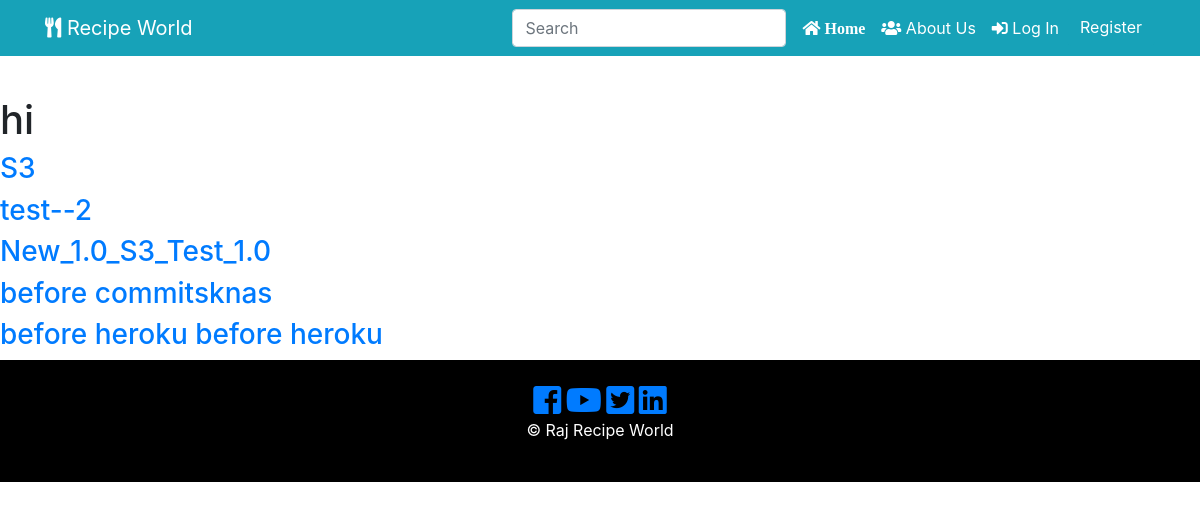
Before: /search with the older database file.
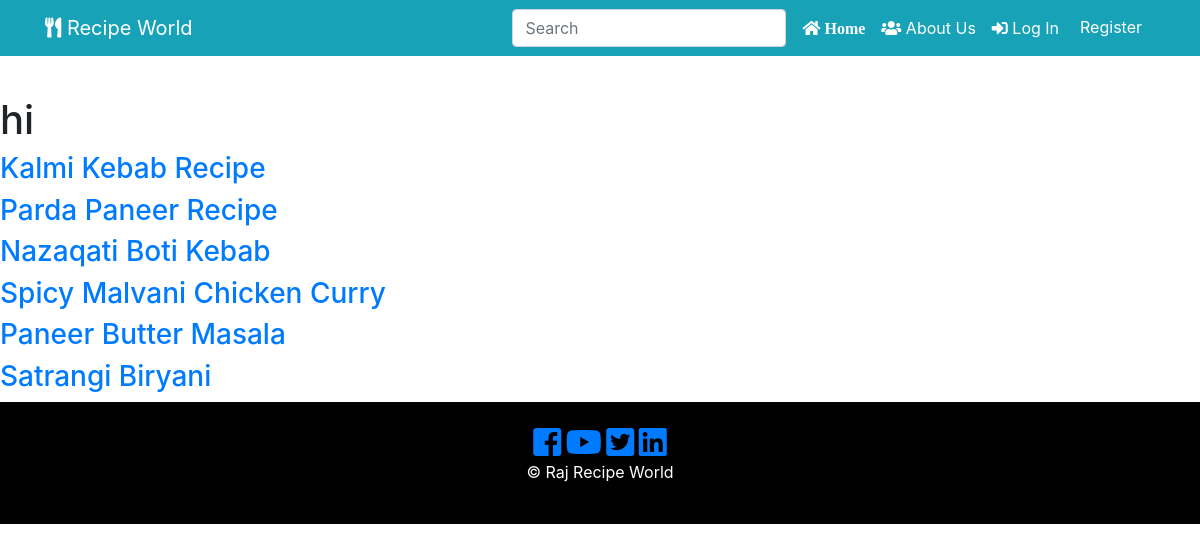
After: the same page with the newer database file.
### recipe_app/models.py (models this page shows, shortened)
class RecipePost(db.Model):
    __searchable__ = ['recipe_name']
    users = db.relationship(User)
    id = db.Column(db.Integer, primary_key=True)
    user_id = db.Column(db.Integer, db.ForeignKey('users.id'), nullable=False)
    date = db.Column(db.DateTime, nullable=False, default=datetime.utcnow)
    recipe_image = db.Column(db.String(128), default=None, nullable=True)
    recipe_name = db.Column(db.String(164), nullable=False)
    course = db.Column(db.String(164), nullable=False)
    food_category = db.Column(db.String(164), nullable=False)
    cuisine = db.Column(db.String(164), nullable=False)
    prep_time = db.Column(db.String(164), nullable=False)
    cook_time = db.Column(db.String(164), nullable=False)
    allergens = db.Column(db.String(164), nullable=False)
    serving = db.Column(db.String(164), nullable=False)
    ingredients = db.Column(db.Text, nullable=False)
    recipe_description = db.Column(db.Text, nullable=False)

### recipe_app/search/views.py (the view)
@search.route('/search', methods=['GET','POST'])
def search_result():
	form = SearchForm()
	recipe_search = RecipePost.query.all()
	if form.validate_on_submit():
		recipe_search =RecipePost.query.order_by(RecipePost.recipe_name.like('%' + form.form.data + '%'))
		return render_template('search.html', recipe_search = recipe_search, form=form)
	return render_template('search.html', recipe_search = recipe_search)

### recipe_app/search/forms.py
class SearchForm(FlaskForm):
	searchRecipe = StringField('Search', validators=[DataRequired()])

### recipe_app/templates/search.html
{% extends "base.html" %}
{% block content %}
<h1> hi </h1>
    {% for recipe in recipe_search%}
      <h3> <a href="{{ url_for('recipe_posts.recipe_post', recipe_post_id=recipe.id) }}">{{ recipe.recipe_name }}</a> </h3>
         {% endfor %}
  {% endblock content %}

Changed rows visible on the page:
removed RecipePost: recipe_name "S3"
removed RecipePost: recipe_name "test--2"
removed RecipePost: recipe_name "New_1.0_S3_Test_1.0"
removed RecipePost: recipe_name "before commitsknas"
removed RecipePost: recipe_name "before heroku before heroku"
added RecipePost: recipe_name "Kalmi Kebab Recipe"
added RecipePost: recipe_name "Parda Paneer Recipe"
added RecipePost: recipe_name "Nazaqati Boti Kebab"
added RecipePost: recipe_name "Spicy Malvani Chicken Curry"
added RecipePost: recipe_name "Paneer Butter Masala"
added RecipePost: recipe_name "Satrangi Biryani"
